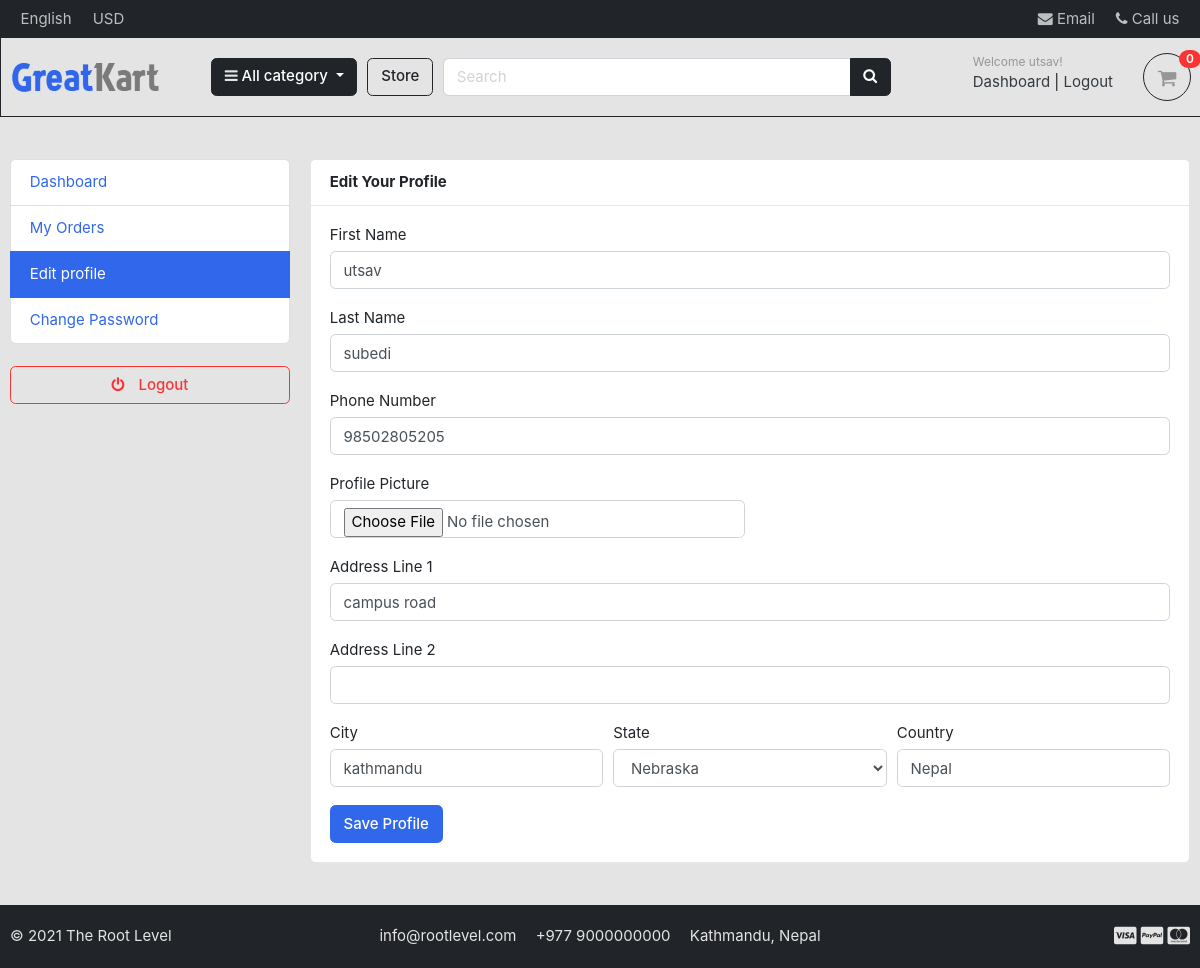
/accounts/edit_profile/ (signed in), run on the app's committed database.
### accounts/models.py (models this page shows, shortened)
class Account(AbstractBaseUser):
    first_name      = models.CharField(max_length=50)
    last_name       = models.CharField(max_length=50)
    username        = models.CharField(max_length=50, unique=True)
    email           = models.EmailField(max_length=100, unique=True)
    phone_number    = models.CharField(max_length=50)
    address_line_1 = models.CharField(blank=True, max_length=100)
    address_line_2 = models.CharField(blank=True, max_length=100)
    profile_picture = models.ImageField(blank=True, upload_to='userprofile/')
    city = models.CharField(blank=True, max_length=20)
    state = models.CharField(choices=STATE_CHOICE, max_length=50)
    country = models.CharField(blank=True, max_length=20)
    date_joined     = models.DateTimeField(auto_now_add=True)
    last_login      = models.DateTimeField(auto_now_add=True)
    is_profile_completed = models.BooleanField(default=False)
    is_admin        = models.BooleanField(default=False)
    is_staff        = models.BooleanField(default=False)
    is_active        = models.BooleanField(default=False)
    is_superadmin        = models.BooleanField(default=False)
    USERNAME_FIELD = 'email'
    REQUIRED_FIELDS = ['username', 'first_name', 'last_name']
    objects = MyAccountManager()

### accounts/views.py (the view)
# urls.py: path('edit_profile/', views.edit_profile, name='edit_profile'),
@login_required(login_url='login')
def edit_profile(request):
    if request.method == "POST":
        user_form = UserProfileForm(request.POST, request.FILES, instance=request.user)
        if user_form.is_valid():
            request.user.is_profile_completed = True
            user_form.save()
            messages.success(request, 'Your Profile Has Been Updated')
            return redirect('dashboard')
    else:
        user_form = UserProfileForm(instance=request.user)
    context = {
        'user_form': user_form,
    }
    return render(request, 'accounts/edit_profile.html', context=context)

### accounts/forms.py
class UserProfileForm(forms.ModelForm):
    profile_picture = forms.ImageField(required=False, error_messages = {'invalid':("Image files only")}, widget=forms.FileInput)
    class Meta:
        model = Account
        fields = ('first_name', 'last_name', 'phone_number', 'profile_picture' ,'address_line_1', 'address_line_2', 'city', 'state', 'country')
    def __init__(self, *args, **kwargs):
        super(UserProfileForm, self).__init__(*args, **kwargs)
        for field in self.fields:
            self.fields[field].widget.attrs['class'] = 'form-control'
            if field is not 'address_line_2':
                self.fields[field].widget.attrs.update({'required': 'True'})

### carts/context_processors.py (called while the page is built)
def counter(request):
    cart_count = 0
    if 'admin' in request.path:
        return {}
    else:
        try:
            cart = Cart.objects.filter(cart_id=_cart_id(request))
            if request.user.is_authenticated:
                cart_items= CartItem.objects.all().filter(user=request.user)
            else:
                cart_items = CartItem.objects.all().filter(cart=cart[:1])
            for cart_item in cart_items:
                cart_count += cart_item.quantity
        except Cart.DoesNotExist:
            cart_count = 0
    return dict(cart_count=cart_count)

### carts/views.py (called while the page is built)
def _cart_id(request):
    cart = request.session.session_key
    if not cart:
        cart = request.session.create()
    return cart

### category/context_processors.py (called while the page is built)
def menu_links(request):
    links = Category.objects.all()
    return dict(links= links)

### category/models.py (called while the page is built)
    def get_url(self):
        return reverse('products_by_category', args = [self.slug])

### templates/accounts/edit_profile.html (shortened to what this page needs)
{% extends 'base.html' %}
{% load static %}
{% block content %}
<section class="section-conten padding-y bg-light">
    <div class="container">
        <div class="row">
            {% include 'includes/dashboard_sidebar.html' %}
        <main class="col-md-9">
            <article class="card">
            <header class="card-header">
                <strong class="d-inline-block mr-3">Edit Your Profile</strong>
            </header>
            <div class="card-body">
                <div class="row">
                <div class="col-md-12">
                    <form action="{% url 'edit_profile' %}" method="POST" enctype="multipart/form-data">
                        <div class="form-row">
                            <div class="form-group col-md-12">
                                <label>First Name</label>
                                {{user_form.first_name}}
                            </div>
                            <div class="form-group col-md-12">
                                <label>Last Name</label>
                                {{user_form.last_name}}
                            </div>
                        </div>
                        <div class="form-row">
                            <div class="form-group col-md-12">
                                <label>Phone Number</label>
                                {{user_form.phone_number}}
                            </div>
                         <div class="form-group col-md-6">
                                <label>Profile Picture</label>
                                {{user_form.profile_picture}}
                            </div>
                        </div>
                        <div class="form-group">
                            <label>Address Line 1</label>
                            {{user_form.address_line_1}}
                        </div>
                        <div class="form-group">
                            <label>Address Line 2</label>
                            {{user_form.address_line_2}}
                        </div>
                        <div class="form-row">
                            <div class="form-group col-md-4">
                                <label>City</label>
                                {{user_form.city}}
                            </div>
                            <div class="form-group col-md-4">
                                <label>State</label>
                                {{user_form.state}}
                            </div>
                            <div class="form-group col-md-4">
                                <label>Country</label>
                                {{user_form.country}}
                            </div>
                        </div>
                        <input type="submit" value="Save Profile" class="btn btn-primary">
                    </form>
                </div>
            </div>
            </article>
        </main>
    </div>
    </div>
    </section>
{% endblock content %}

### templates/includes/navbar.html (shortened to what this page needs)
{% load static %}
{% if user.is_authenticated %}
<header class="section-header">
    <nav class="navbar p-md-0 navbar-expand-sm navbar-dark bg-dark border-bottom">
        <div class="container">
            <div class="collapse navbar-collapse" id="navbarTop4">
                <ul class="navbar-nav mr-auto">
                    <li class="nav-item dropdown">
                        <a href="#" class="nav-link"> English </a>
                    </li>
                    <li class="nav-item dropdown">
                        <a href="#" class="nav-link"> USD </a>
                    </li>
                </ul>
                <ul class="navbar-nav">
                    <li><a href="#" class="nav-link"> <i class="fa fa-envelope"></i> Email </a></li>
                    <li><a href="#" class="nav-link"> <i class="fa fa-phone"></i> Call us </a></li>
                </ul>
            </div>
        </div>
    </nav>
    <section class="header-main border-bottom bg-light text-dark border border-dark" style="top: -2px; margin-right: -2px;">
        <div class="container">
            <div class="row align-items-center">
                <div class="col-lg-2 col-md-3 col-6">
                    <a href="{% url 'home' %}" class="brand-wrap">
                        <img class="logo" src="{% static './images/logo.png' %}" style="height:60px; width:150px;">
                    </a>
                </div>
                <div class="col-lg col-sm col-md col-6 flex-grow-0">
                    <div class="category-wrap category-category dropdown d-inline-block float-right">
                        <button type="button" class="btn btn-dark dropdown-toggle" data-toggle="dropdown">
                            <i class="fa fa-bars text-light"></i> All category
                        </button>
                    </div>
                </div>
                <a href="{% url 'store' %}" class="store-btn btn btn-outline-dark">Store</a>
                <div class="col-lg  col-md-6 col-sm-12 col">
                    <form action="{% url 'search' %}" class="search" method="GET">
                        <div class="input-group w-100 ">
                            <input  type="text" class="form-control" style="width:60%;" placeholder="Search"
                                name="keyword">
                            <div class="input-group-append">
                                <button class="btn btn-dark" type="submit">
                                    <i class=" fa fa-search"></i>
                                </button>
                            </div>
                        </div>
                    </form>
                </div>
                <div class="col-lg-3 col-sm-6 col-8 order-2 order-lg-3 user-details">
                    <div class="d-flex justify-content-end mb-3 mb-lg-0">
                        {% if user.id is None%}
                        <div class="widget-header">
                            <small class="title text-muted">Welcome guest!</small>
                            <div>
                                <a href="{% url 'login' %}">Sign in</a> <span class="dark-transp"> | </span>
                                <a href="{% url 'register' %}"> Register</a>
                            </div>
                        </div>
                        {% else %}
                        <div class="widget-header">
                            <small class="title text-muted">Welcome {{user.first_name}}!</small>
                            <div>
                                <a href="{% url 'dashboard' %}">Dashboard</a> <span class="dark-transp"> | </span>
                                <a class="logout-text" href="{% url 'logout' %}"> Logout</a>
                            </div>
                        </div>
                        {% endif %}
                        <a href="{% url 'cart' %}" class="widget-header pl-3 ml-3">
                            <div class="icon icon-sm rounded-circle border border-dark"><i class="fa fa-shopping-cart"></i></div>
                            <span class="badge badge-pill badge-danger notify">{{ cart_count }}</span>
                        </a>
                    </div>
                </div>
            </div>
        </div>
    </section>
</header>
{% endif %}

### static/css/ui.css (style rules this page uses)
html { font-family: "Inter", sans-serif; font-size: 15px; }
.icon-xs, .icon-sm, .icon-md, .icon-lg { display: inline-block; text-align: center; flex-shrink: 0; flex-grow: 0; }
.icon-sm { width: 48px; height: 48px; line-height: 48px !important; font-size: 20px; }
.padding-y { padding-top: 40px; padding-bottom: 40px; }
article:after, .form-group:after { display: block; clear: both; content: ""; }
.header-main { position: relative; padding-top: 1rem; padding-bottom: 1rem; }
.brand-wrap .logo, .navbar-brand .logo { margin-right: 7px; max-height: 42px; display: inline-block; }
.widget-header { display: inline-block; vertical-align: middle; position: relative; }
.widget-header a { color: #343a40; }
.widget-header i { color: #969696; }
.widget-header .title { display: block; }
.widget-header .notify { position: absolute; top: -3px; right: -10px; }
.notify { position: absolute; top: -4px; right: -10px; display: inline-block; padding: 0.25em 0.6em; font-size: 12px; line-height: 1; text-align: center; border-radius: 3rem; color: #fff; background-color: #fa3434; }

### data on the page
Account: first_name "utsav", last_name "subedi", phone_number "98502805205", address_line_1 "campus road", city "kathmandu", state "Nebraska", country "Nepal"

### other printed values
{{ cart_count }} "0"
